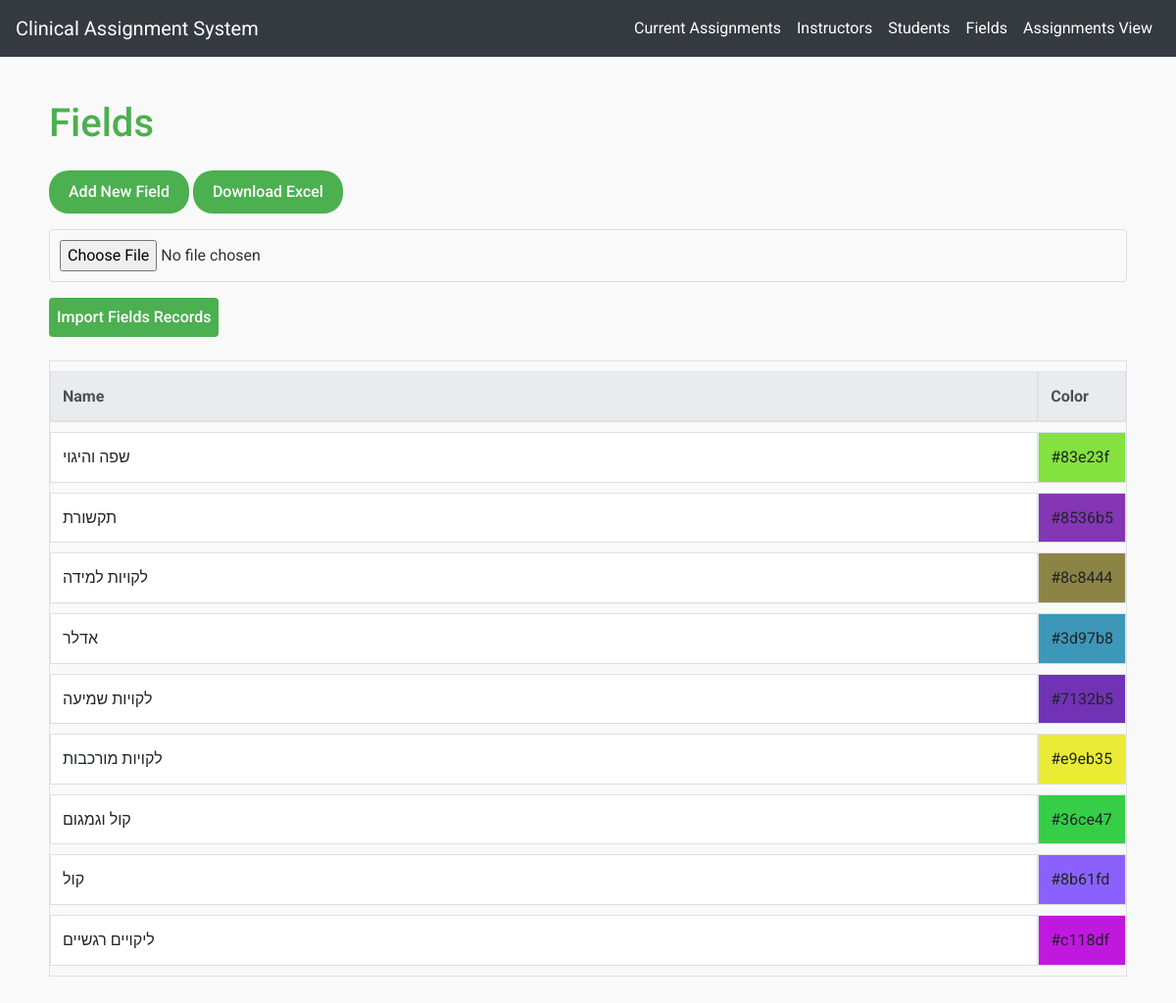
/fields, run on an earlier commit of the app's database.
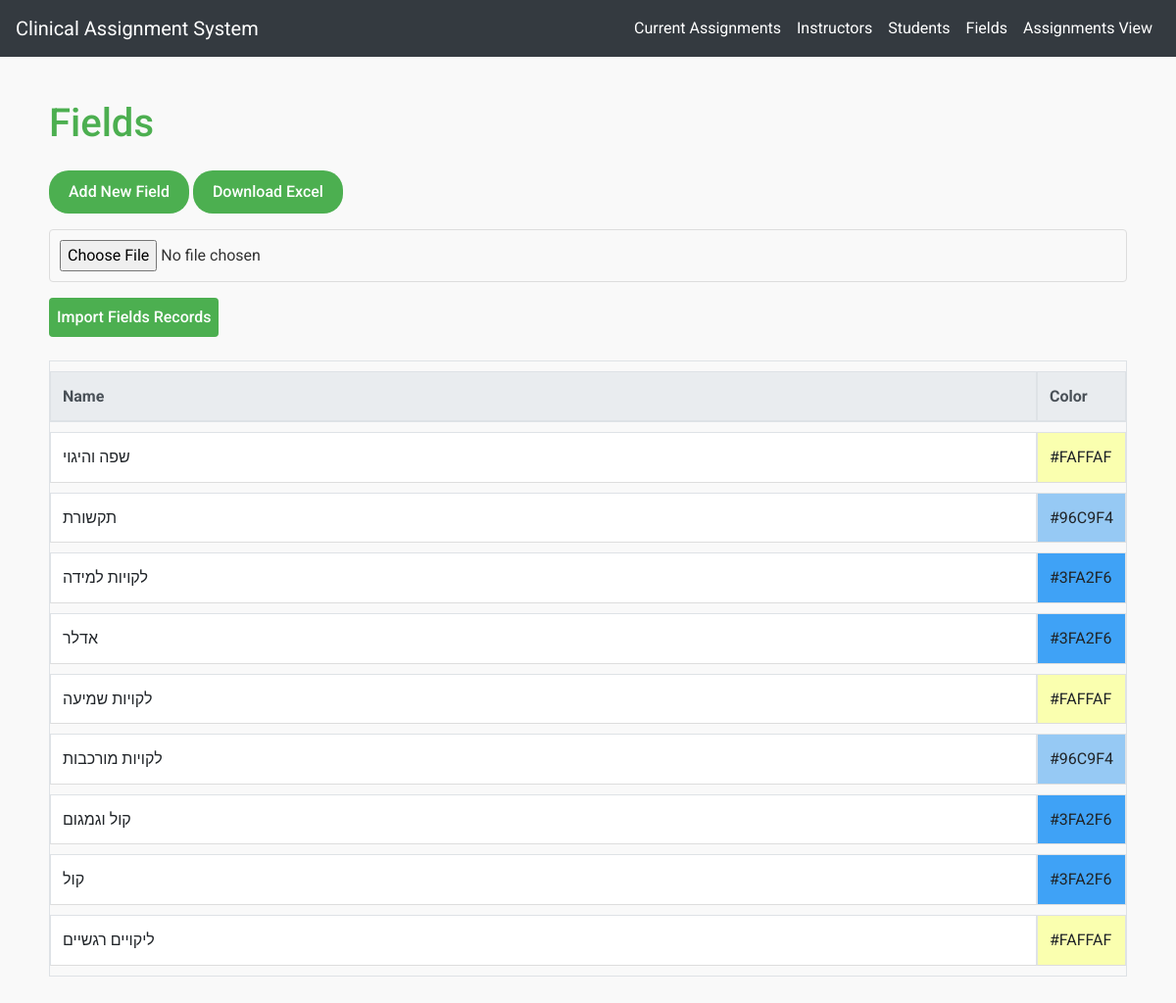
And on a later commit of the database.
### app/models.py (models this page shows)
class Field(db.Model):
    id = db.Column(db.Integer, primary_key=True)
    name = db.Column(db.String(100), unique=True, nullable=False)

### app/routes.py (the view)
@bp.route('/fields')
def fields_view():
    fields = Field.query.all()
    return render_template('fields.html', fields=fields)

### app/templates/fields.html
{% extends "base.html" %}
{% block content %}
<h1 class="mb-4">Fields</h1>
<a href="{{ url_for('main.add_field') }}" class="btn btn-primary mb-3">Add New Field</a>
<a href="{{ url_for('main.download_fields') }}" class="btn btn-primary mb-3">Download Excel</a>
<form action="{{ url_for('main.upload_fields') }}" method="post" enctype="multipart/form-data">
    <div class="form-group">
        <input type="file" class="form-control-file" name="file" required>
    </div>
    <button type="submit" class="btn btn-primary">Import Fields Records</button>
</form>
<table class="table table-bordered mt-4">
    <thead class="thead-light">
        <tr>
            <th>Name</th>
            <th style="width: 50px;">Color</th>
        </tr>
    </thead>
    <tbody>
        {% for field in fields %}
        <tr>
            <td>{{ field.name }}</td>
            <td style="background-color: {{ field.color }}">{{ field.color }}</td>
        </tr>
        {% endfor %}
    </tbody>
</table>
{% endblock %}

### app/templates/base.html (shortened to what this page needs)
<!DOCTYPE html>
<html lang="en">
<head>
    <link href="https://stackpath.bootstrapcdn.com/bootstrap/4.5.2/css/bootstrap.min.css" rel="stylesheet">
    <link rel="stylesheet" href="{{ url_for('static', filename='css/styles.css') }}">
</head>
<body>
    <nav class="navbar navbar-expand-lg navbar-dark bg-dark">
        <a class="navbar-brand" href="#">Clinical Assignment System</a>
        <div class="collapse navbar-collapse" id="navbarNav">
            <ul class="navbar-nav ml-auto">
                <li class="nav-item">
                    <a class="nav-link" href="{{ url_for('main.current_assignments') }}">Current Assignments</a>
                </li>
                <li class="nav-item">
                    <a class="nav-link" href="{{ url_for('main.instructors_view') }}">Instructors</a>
                </li>
                <li class="nav-item">
                    <a class="nav-link" href="{{ url_for('main.students_view') }}">Students</a>
                </li>
                <li class="nav-item">
                    <a class="nav-link" href="{{ url_for('main.fields_view') }}">Fields</a>
                </li>
                <li class="nav-item">
                    <a class="nav-link" href="{{ url_for('main.assignments_view') }}">Assignments View</a>
                </li>
            </ul>
        </div>
    </nav>
    <div class="container mt-4">
        {% block content %}{% endblock %}
    </div>
</body>
</html>

### app/static/css/styles.css (style rules this page uses)
:root { --primary-color: #4CAF50; --secondary-color: #FFC107; --light-gray: #f2f2f2; --white: #ffffff; --light-green: lightgreen; --light-coral: lightcoral; }
body { font-family: 'Roboto', sans-serif; background-color: #F9F9F9; color: #333333; margin: 0; padding: 0; line-height: 1.6; }
.navbar { background-color: var(--primary-color); }
.navbar-brand, .nav-link { color: var(--white) !important; }
.container { padding: 20px; }
h1, h2, h3 { color: var(--primary-color); font-weight: 500; }
.table { margin-bottom: 20px; border-collapse: separate; border-spacing: 0 10px; }
.table th, .table td { padding: 12px; text-align: left; background-color: var(--white); border-bottom: 1px solid #dddddd; }
.table thead { background-color: var(--primary-color); color: var(--white); }
button, .btn { background-color: var(--primary-color) !important; color: var(--white) !important; border-radius: 20px; padding: 10px 20px; font-weight: 500; transition: background-color 0.3s ease; border: none; }
form button.btn { display: block; padding: 0.5rem; margin: 0; border: none; background-color: #dc3545; color: white; text-align: center; border-radius: 0.25rem; cursor: pointer; transition: background-color 0.3s; }
form { margin: 0; padding: 0; }
input[type="text"], input[type="number"], select, input[type="email"], input[type="file"], .form-control { width: 100%; padding: 10px; margin-bottom: 10px; border: 1px solid #dddddd; border-radius: 4px; }

What changed in the data, as far as the page shows it:
changed Field "שפה והיגוי": color "#83e23f" → "#FAFFAF"
changed Field "תקשורת": color "#8536b5" → "#96C9F4"
changed Field "לקויות למידה": color "#8c8444" → "#3FA2F6"
changed Field "אדלר": color "#3d97b8" → "#3FA2F6"
changed Field "לקויות שמיעה": color "#7132b5" → "#FAFFAF"
changed Field "לקויות מורכבות": color "#e9eb35" → "#96C9F4"
changed Field "קול וגמגום": color "#36ce47" → "#3FA2F6"
changed Field "קול": color "#8b61fd" → "#3FA2F6"
changed Field "ליקויים רגשיים": color "#c118df" → "#FAFFAF"
